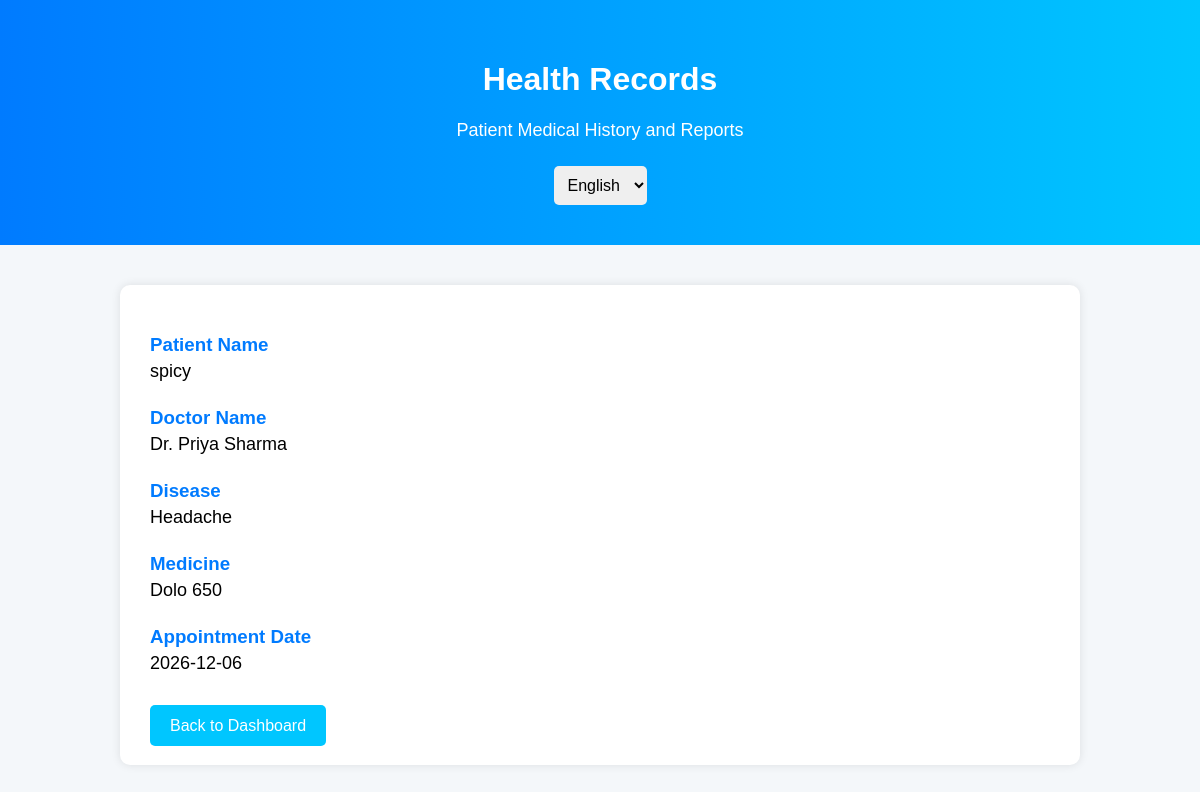
Before: /records with the older database file.
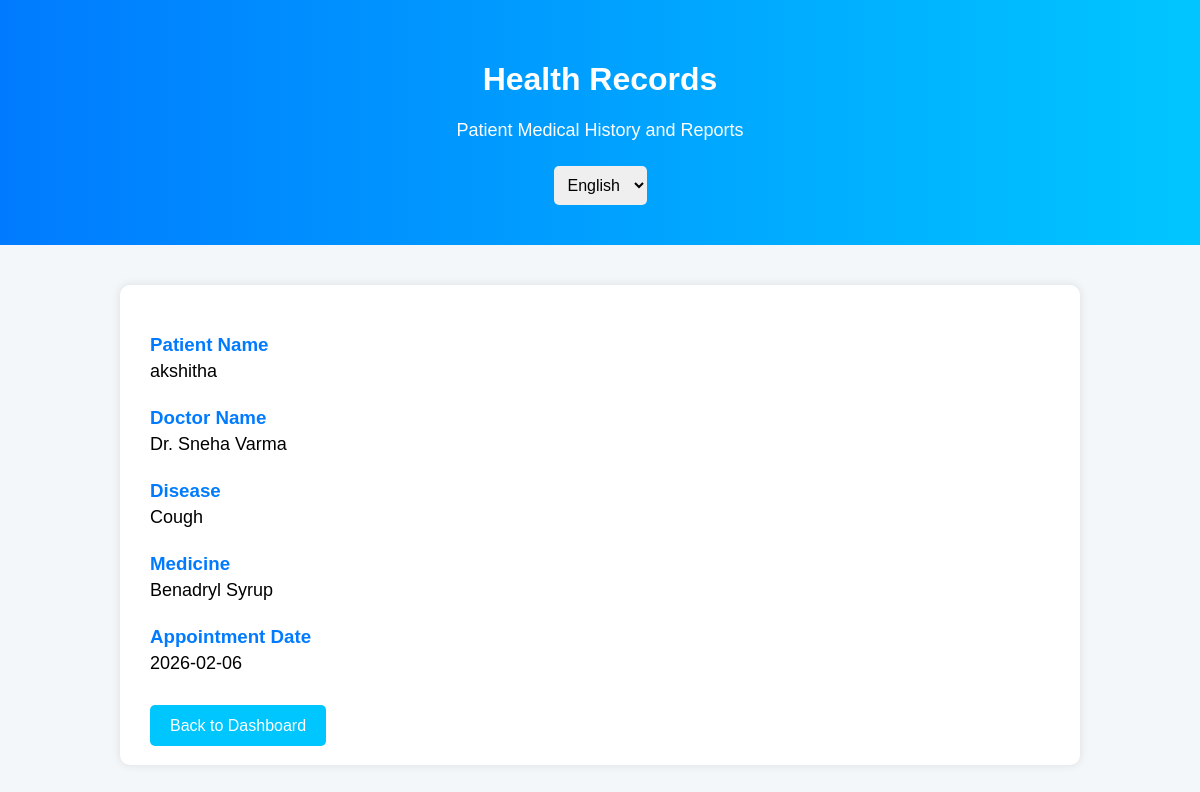
After: the same page with the newer database file.
### app.py (models this page shows)
class Appointment(db.Model):
    id = db.Column(db.Integer, primary_key=True)
    patient_name = db.Column(db.String(100))
    doctor_name = db.Column(db.String(100))
    appointment_date = db.Column(db.String(50))
    appointment_time = db.Column(db.String(50))
    symptoms = db.Column(db.String(500))
    age = db.Column(db.String(10))
    blood_group = db.Column(db.String(10))

### app.py (the view, shortened to what this page needs)
@app.route('/records')
def records():
    latest_appointment = Appointment.query.order_by(
        Appointment.id.desc()
    ).first()
    if latest_appointment:
        record = {
            "patient_name":
            latest_appointment.patient_name,
            "doctor":
            latest_appointment.doctor_name,
            "disease": latest_appointment.symptoms,
            "medicine": get_medicine(latest_appointment.symptoms),
            "date":
            latest_appointment.appointment_date
        }
    return render_template(
        'health_records.html',
        record=record
    )

### app.py (called while the page is built)
def get_medicine(symptoms):
    symptoms = symptoms.lower()
    if "fever" in symptoms:
        return "Paracetamol"
    elif "cold" in symptoms:
        return "Cetirizine"
    elif "headache" in symptoms:
        return "Dolo 650"
    elif "cough" in symptoms:
        return "Benadryl Syrup"
    elif "stomach" in symptoms or "stomach pain" in symptoms:
        return "Pantoprazole"
    else:
        return "Consult Doctor"

### templates/health_records.html (shortened to what this page needs)
<!DOCTYPE html>
<html lang="en">
<head>
</head>
<body>
    <div class="header">
        <h1 id="title">Health Records</h1>
        <p id="subtitle">
            Patient Medical History and Reports
        </p>
        <div class="language-box">
            <select onchange="changeLanguage(this.value)">
                <option value="english">
                    English
                </option>
            </select>
        </div>
    </div>
    <div class="container">
        <div class="card">
            <h3 id="patient-text">
                Patient Name
            </h3>
            <p>
                {{ record.patient_name }}
            </p>
            <h3 id="doctor-text">
                Doctor Name
            </h3>
            <p>
                {{ record.doctor }}
            </p>
            <h3 id="disease-text">
                Disease
            </h3>
            <p>
                {{ record.disease }}
            </p>
            <h3 id="medicine-text">
                Medicine
            </h3>
            <p>
                {{ record.medicine }}
            </p>
            <h3 id="date-text">
                Appointment Date
            </h3>
            <p>
                {{ record.date }}
            </p>
            <br>
            <a href="/patient"
               class="btn"
               id="back-btn">
               Back to Dashboard
            </a>
        </div>
    </div>
</body>
</html>

Changed rows visible on the page:
no longer on this page (row unchanged): Appointment: patient_name "spicy", doctor "Dr. Priya Sharma", disease "Headache", date "2026-12-06"
added Appointment: patient_name "akshitha", doctor "Dr. Sneha Varma", disease "Cough", date "2026-02-06"
Other visible differences:
{{ record.medicine }}: "Dolo 650" → "Benadryl Syrup"
